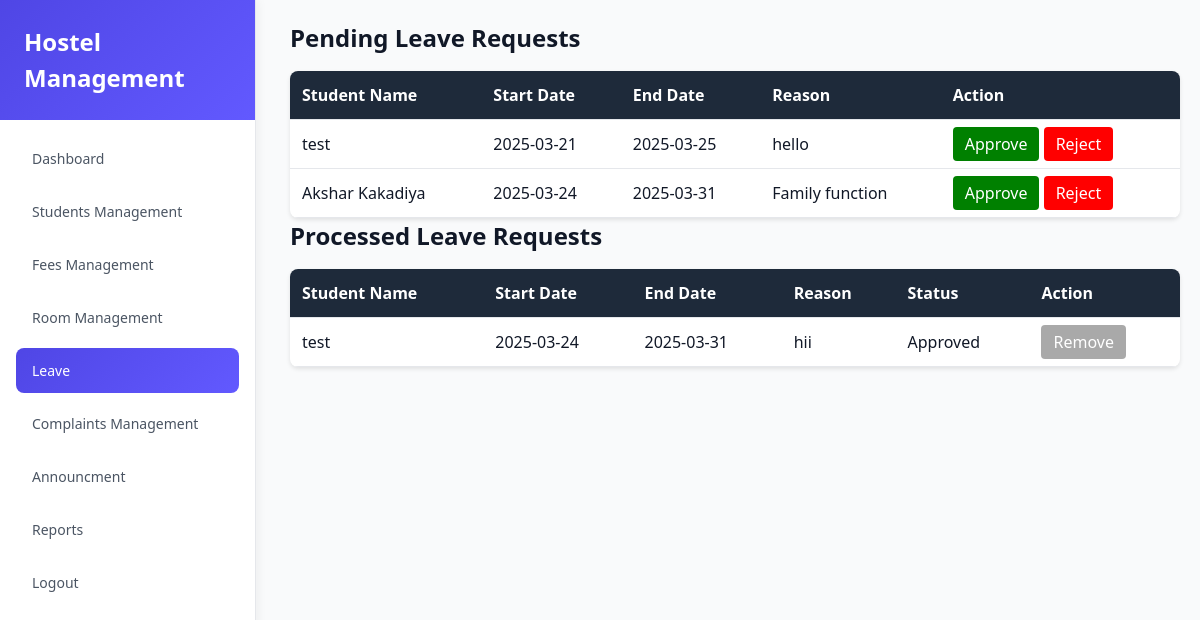
The page /leave.php (signed in) on the database its author committed.
### tables this page shows
CREATE TABLE IF NOT EXISTS `leave_requests` (
  `id` int NOT NULL AUTO_INCREMENT,
  `student_id` int NOT NULL,
  `start_date` date NOT NULL,
  `end_date` date NOT NULL,
  `reason` text NOT NULL,
  `status` enum('pending','approved','rejected') DEFAULT 'pending',
  PRIMARY KEY (`id`),
  KEY `student_id` (`student_id`)
);

CREATE TABLE IF NOT EXISTS `student_log` (
  `id` int NOT NULL AUTO_INCREMENT,
  `name` varchar(100) NOT NULL,
  `email` varchar(100) NOT NULL,
  `password` varchar(255) NOT NULL,
  `guardian_name` varchar(100) NOT NULL,
  `guardian_mobile` varchar(15) NOT NULL,
  `user_mobile` varchar(15) NOT NULL,
  `course` varchar(100) NOT NULL,
  `college_year` varchar(10) NOT NULL,
  `college_name` varchar(100) NOT NULL,
  `birthday` date NOT NULL,
  `age` int NOT NULL,
  `address` text NOT NULL,
  `starting_date` date NOT NULL,
  `room_number` varchar(50) DEFAULT NULL,
  `status` int DEFAULT '0',
  PRIMARY KEY (`id`),
  UNIQUE KEY `email` (`email`)
);

### leave.php (the view, shortened to what this page needs)
<?php
$conn = new mysqli("localhost", "root", "", "ms");
$query_pending = "SELECT leave_requests.*, student_log.name, student_log.room_number
                  FROM leave_requests
                  JOIN student_log ON leave_requests.student_id = student_log.id
                  WHERE leave_requests.status = 'pending'";
$result_pending = $conn->query($query_pending);
$query_approved = "SELECT leave_requests.*, student_log.name, student_log.room_number
                   FROM leave_requests
                   JOIN student_log ON leave_requests.student_id = student_log.id
                   WHERE leave_requests.status = 'approved' OR leave_requests.status = 'rejected'";
$result_approved = $conn->query($query_approved);
?>
<!DOCTYPE html>
<html lang="en">
<head>
</head>
<body>
    <div class="sidebar">
        <div class="sidebar-header"><h1>Hostel Management</h1></div>
        <div class="sidebar-nav">
                <a href="dashboard.php" class="nav-item">Dashboard</a>
                <a href="student.php" class="nav-item">Students Management</a>
                <a href="fees.php " class="nav-item">Fees Management</a>
                <a href="rooms.php" class="nav-item">Room Management</a>
                <a href="leave.php" class="nav-item active">Leave</a>
                <a href="complaints.php" class="nav-item">Complaints Management</a>
                <a href="notification.php" class="nav-item">Announcment</a>
                <a href="reports.php" class="nav-item">Reports</a>
                <a href="index.php" class="nav-item">Logout</a>
            </div>
    </div>
    <div class="content">
        <h2>Pending Leave Requests</h2>
        <table>
            <tr>
                <th>Student Name</th>
                <th>Start Date</th>
                <th>End Date</th>
                <th>Reason</th>
                <th>Action</th>
            </tr>
            <?php while ($row = $result_pending->fetch_assoc()) { ?>
                <tr>
                    <td><?php echo $row['name']; ?></td>
                    <td><?php echo $row['start_date']; ?></td>
                    <td><?php echo $row['end_date']; ?></td>
                    <td><?php echo $row['reason']; ?></td>
                    <td>
                        <a href="?approve=<?= $row['id']; ?>" class="btn btn-approve">Approve</a>
                        <a href="?reject=<?= $row['id']; ?>" class="btn btn-reject">Reject</a>
                    </td>
                </tr>
            <?php } ?>
        </table>
        <h2>Processed Leave Requests</h2>
        <table>
            <tr>
                <th>Student Name</th>
                <th>Start Date</th>
                <th>End Date</th>
                <th>Reason</th>
                <th>Status</th>
                <th>Action</th>
            </tr>
            <?php while ($row = $result_approved->fetch_assoc()) { ?>
                <tr>
                    <td><?php echo $row['name']; ?></td>
                    <td><?php echo $row['start_date']; ?></td>
                    <td><?php echo $row['end_date']; ?></td>
                    <td><?php echo $row['reason']; ?></td>
                    <td><?php echo ucfirst($row['status']); ?></td>
                    <td>
                        <a href="?remove=<?php echo $row['id']; ?>" class="btn btn-remove">Remove</a>
                    </td>
                </tr>
            <?php } ?>
        </table>
    </div>
</body>
</html>

### leave.php (style rules this page uses)
* { margin: 0; padding: 0; box-sizing: border-box; }
body { font-family: "Segoe UI", Roboto, "Helvetica Neue", Arial, sans-serif; background-color: rgb(249, 250, 251); color: rgb(17, 24, 39); line-height: 1.5; display: flex; }
.sidebar { width: 256px; background-color: white; border-right: 1px solid rgb(229, 231, 235); display: flex; flex-direction: column; position: fixed; top: 0; bottom: 0; box-shadow: 2px 0 10px rgba(0, 0, 0, 0.05); }
.sidebar-header { padding: 1.5rem; background: linear-gradient(135deg, rgb(79, 70, 229), rgb(98, 89, 255)); color: white; }
.sidebar-header h1 { font-size: 1.5rem; font-weight: 700; }
.sidebar-nav { flex: 1; padding: 1rem; }
.nav-item { display: block; padding: 0.75rem 1rem; margin-bottom: 0.5rem; border-radius: 0.5rem; color: rgb(75, 85, 99); font-size: 0.875rem; font-weight: 500; text-decoration: none; transition: all 0.3s ease; }
.nav-item.active { background: linear-gradient(135deg, rgb(79, 70, 229), rgb(98, 89, 255)); color: white; }
.content { margin-left: 270px; padding: 20px; width: calc(100% - 270px); }
h2 { margin-bottom: 15px; }
table { width: 100%; border-collapse: collapse; background: white; box-shadow: 0 2px 4px rgba(0, 0, 0, 0.1); border-radius: 8px; overflow: hidden; }
th, td { padding: 12px; border-bottom: 1px solid rgb(229, 231, 235); text-align: left; }
th { background-color:#1e2a3a; color: white; }
.btn { padding: 6px 12px; border: none; border-radius: 4px; color: white; text-decoration: none; cursor: pointer; }
.btn-approve { background-color: green; }
.btn-reject { background-color: red; }
.btn-remove { background-color: darkgray; }

### rows shown on the page
leave_requests: student_log.name "test", start_date "2025-03-21", end_date "2025-03-25", reason "hello"
leave_requests: student_log.name "Akshar Kakadiya", start_date "2025-03-24", end_date "2025-03-31", reason "Family function"
leave_requests: student_log.name "test", start_date "2025-03-24", end_date "2025-03-31", reason "hii", status "Approved"
